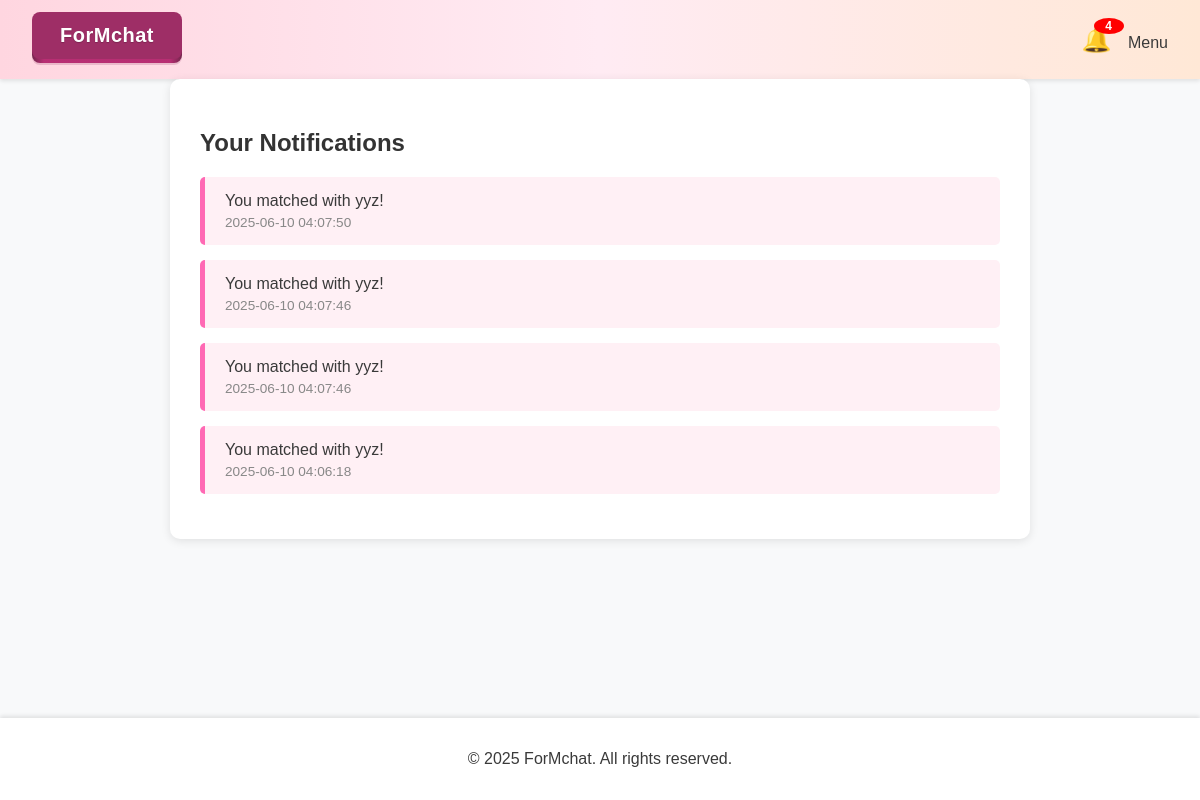
The app's page /notifications (signed in), older data.
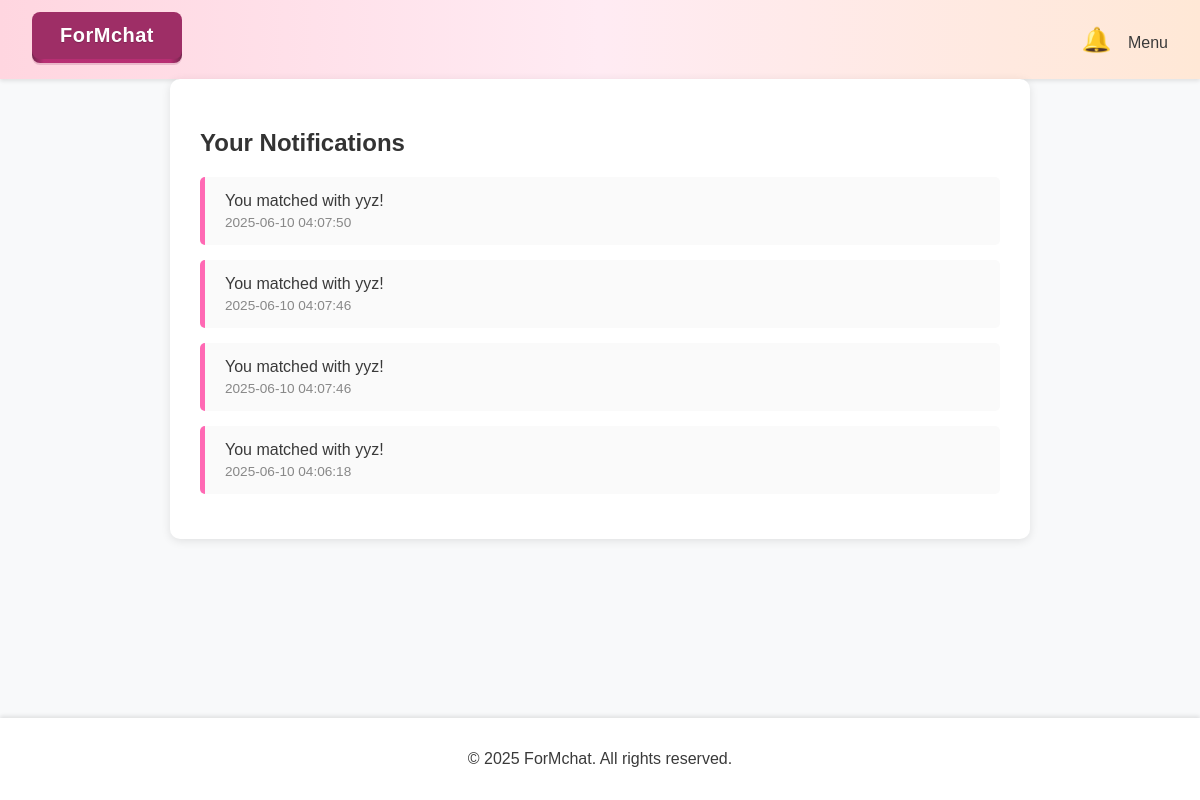
The same page, newer data.
### app.py (the view)
@app.route('/notifications')
def notifications():
    if 'user_id' not in session:
        flash("Please login first.")
        return redirect('/login')
    user_id = session['user_id']
    notes = Notification.query.filter_by(user_id=user_id).order_by(Notification.timestamp.desc()).all()
    for note in notes:
        if not note.is_read:
            note.is_read = True
    db.session.commit()
    return render_template('notifications.html', notifications=notes)

### app.py (called while the page is built)
@app.before_request
def before_request():
    if 'session_id' not in session:
        session['session_id'] = secrets.token_hex(16)

def generate_csrf_token():
    if 'csrf_token' not in session:
        session['csrf_token'] = secrets.token_hex(16)
    return session['csrf_token']

@app.context_processor
def inject_user_and_notifications():
    user = None
    unread_count = 0
    if 'user_id' in session:
        user_id = session['user_id']
        user = User.query.get(user_id)
        unread_count = Notification.query.filter_by(user_id=user_id, is_read=False).count()
    return dict(user=user, unread_count=unread_count)

@app.context_processor   #pass current_user to render_template() again and always available in base.html
def inject_current_user():
    user_id = session.get('user_id')
    if user_id:
        current_user = User.query.get(user_id)
        return dict(current_user=current_user)
    return dict(current_user=None)

### website/templates/notifications.html (shortened to what this page needs)
{% extends "base.html" %}
{% block content %}
    <div class="container">
        <h2>Your Notifications</h2>
        {% if notifications %}
            {% for note in notifications %}
                <div class="notification {% if not note.is_read %}unread{% endif %}">
                    <p>{{ note.content }}</p>
                    <time>
                        {% if note.timestamp %}
                            {{ note.timestamp.strftime('%Y-%m-%d %H:%M:%S') }}
                        {% else %}
                            Unknown time
                        {% endif %}
                    </time>
                </div>
            {% endfor %}
        {% else %}
            <p>No notifications yet.</p>
        {% endif %}
    </div>
{% endblock %}

Row changes from the older to the newer data that the page shows:
changed Notification (number 1 of 4 on the later page): is_read False → True (drawn)
changed Notification (number 2 of 4 on the later page): is_read False → True (drawn)
changed Notification (number 3 of 4 on the later page): is_read False → True (drawn)
changed Notification (number 4 of 4 on the later page): is_read False → True (drawn)
Text that changed along with them:
{{ unread_count }}: "4" → (not shown)
